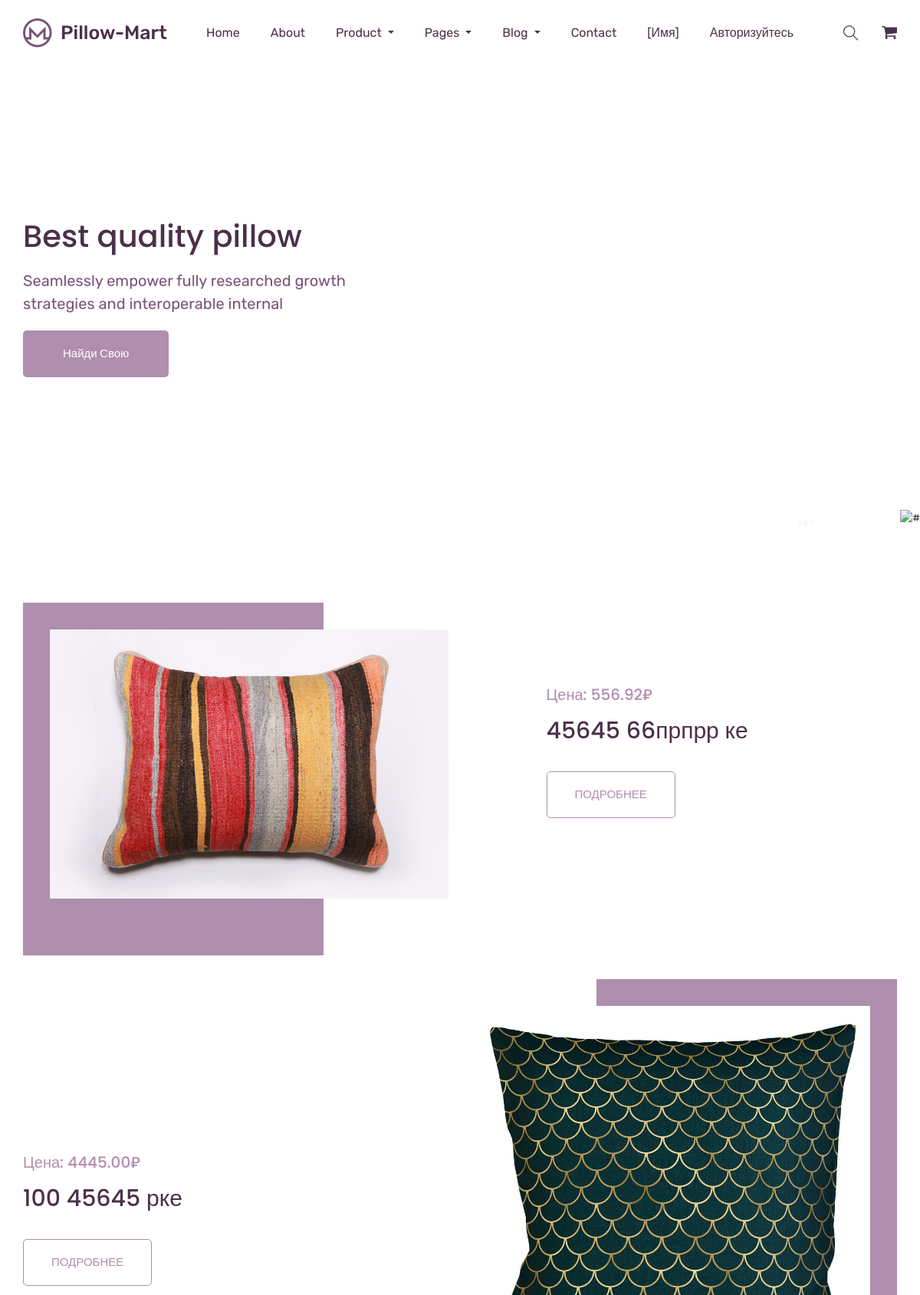
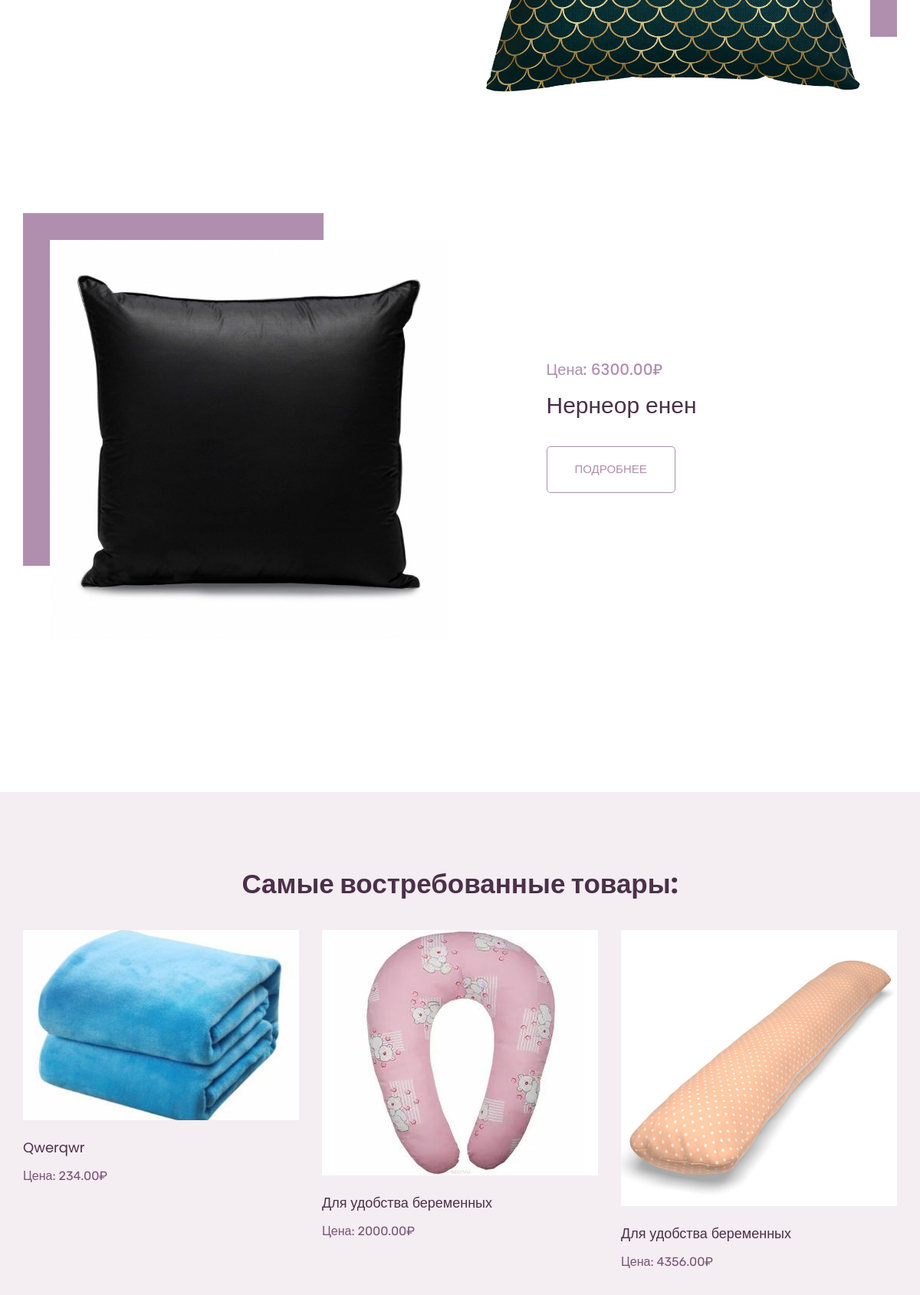
The page / (upper part) on the database its author committed (2 pictures, top to bottom).
### mainapp/models.py (models this page shows, shortened)
class Product(models.Model):
    category = models.ForeignKey(ProductCategory, on_delete=models.CASCADE, verbose_name='Категория товара')
    type = models.ForeignKey(ProductType, on_delete=models.ForeignKey, verbose_name='Материал')
    name = models.CharField(verbose_name='Название товара', max_length=128)
    image = models.ImageField(verbose_name='Расположение фото', upload_to='foto_product',
                              blank=True)  # upload_to папк куда загрузится фото при добавлении товара и указания фото
    short_desc = models.CharField(verbose_name='краткое описание товара', max_length=60, blank=True)
    description = models.TextField(verbose_name='описание товара', blank=True)
    price = models.DecimalField(verbose_name='цена товара', max_digits=8, decimal_places=2, default=0)
    quantity = models.PositiveIntegerField(verbose_name='количество на складе', default=0)
    is_active = models.BooleanField(verbose_name='Активна', default=True)
    class Meta:  # для отображения в админке имя таблицы
        verbose_name = 'Товар'
        verbose_name_plural = 'Товары'

### mainapp/views.py (the view)
# urls.py: path('', basket_v.basket, name='main'),
def main(request):
    title = 'Магазин Подушек'
    main_products = get_products_in_main_page()  # выведем на главной 3  товара
    trending_products = get_trending_product()  # выведем на главной 6 тренд. товара
    variable_date = {
        'title': title,
        'main_products': main_products,
        'trending_products': trending_products
    }
    return render(request, 'mainapp/index.html', variable_date)

### adminapp/templatetags/my_tags.py (called while the page is built)
def media_folder_product(path_string):
    if not path_string:
        path_string = 'foto_product/default.png'
    return f'{settings.MEDIA_URL}{path_string}'

### mainapp/context_processors.py (called while the page is built)
def get_basket_itm(request):
    basket_itm = []
    if not request.user.is_anonymous:
        basket_itm = Basket.objects.filter(buyer=request.user)  # собираем товары из корзины, для отображ. кол.-ва
    return {
        'basket_itm': basket_itm
    }

### mainapp/views.py (called while the page is built)
def get_trending_product():
    _products = Product.objects.filter(is_active=True)
    trend = random.sample(list(_products), 6)  # [0]
    return trend

def get_products_in_main_page():
    main_prod = random.sample(list(Product.objects.filter(category_id=1, is_active=True)), 3)
    return main_prod

### mainapp/templates/mainapp/index.html (shortened to what this page needs)
{% extends 'mainapp/base.html' %}
{% load static %}
{% load my_tags %}
{% block banner %}
    <section class="banner_part">
        <div class="container">
            <div class="row align-items-center">
                <div class="col-md-5">
                    <div class="banner_text">
                        <div class="banner_text_iner">
                            <h1>Best quality
                                pillow</h1>
                            <p>Seamlessly empower fully researched
                                growth strategies and interoperable internal</p>
                            <a href="{% url 'products:index' %}" class="btn_1">Найди свою</a>
                        </div>
                    </div>
                </div>
            </div>
        </div>
        <div class="banner_img">
            <img src="{% static 'img/banner.png' %}" alt="#" class="img-fluid">
            <img src="{% static 'img/banner_pattern.png' %}" alt="#" class="pattern_img img-fluid">
        </div>
    </section>
{% endblock banner %}
{% block product_list %}
    <section class="single_product_list">
        <div class="container">
            <div class="row">
                <div class="col-lg-12">
                    {% for itm in main_products %}
                        <div class="single_product_iner">
                            <div class="row align-items-center justify-content-between">
                                <div class="col-lg-6 col-sm-6">
                                    <div class="single_product_img">
                                        <img src="{{ itm.image|foto_product }}" class="img-fluid" alt="Фото">
                                    </div>
                                </div>
                                    <div class="col-lg-5 col-sm-6">
                                        <div class="single_product_content">
                                            <h5>Цена: {{ itm.price }}&#8381;</h5>
                                            <h2><a href="{% url 'mainapp:single_product' itm.id %}">{{ itm.short_desc|capfirst }}</a></h2>
                                            <a href="{% url 'mainapp:single_product' itm.id %}" class="btn_3">Подробнее</a>
                                        </div>
                                    </div>
                                </div>
                        </div>
                    {% endfor %}
                </div>
            </div>
        </div>
    </section>
{% endblock product_list %}
{% block trending_item %}
    <section class="trending_items">
        <div class="container">
            <div class="row">
                <div class="col-lg-12">
                    <div class="section_tittle text-center">
                        <h2>Самые востребованные товары:</h2>
                    </div>
                </div>
            </div>
            <div class="row">
                {% for product in trending_products %}
                    <div class="col-lg-4 col-sm-6">
                        <div class="single_product_item">
                            <div class="single_product_item_thumb">
                                <img src="{{ product.image|foto_product }}" alt="Фото" class="img-fluid">
                            </div>
                            <h3><a href="{% url 'mainapp:single_product' product.id %}">{{ product.short_desc|capfirst }}</a></h3>
                            <p>Цена: {{ product.price }}&#8381;</p>
                        </div>
                    </div>
                {% endfor %}
            </div>
        </div>
    </section>
{% endblock trending_item %}

### rows shown on the page
Product: image|foto_product (picture), price "556.92", short_desc "45645 66прпрр ке"
Product: image|foto_product (picture), price "4445.00", short_desc "100 45645 рке"
Product: image|foto_product (picture), price "6300.00", short_desc "Нернеор енен"
Product: image|foto_product (picture), short_desc "Qwerqwr", price "234.00"
Product: image|foto_product (picture), short_desc "Для удобства беременных", price "2000.00"
Product: image|foto_product (picture), short_desc "Для удобства беременных", price "4356.00"

### other values the page prints
{{ '[имя]' }} "[имя]"
